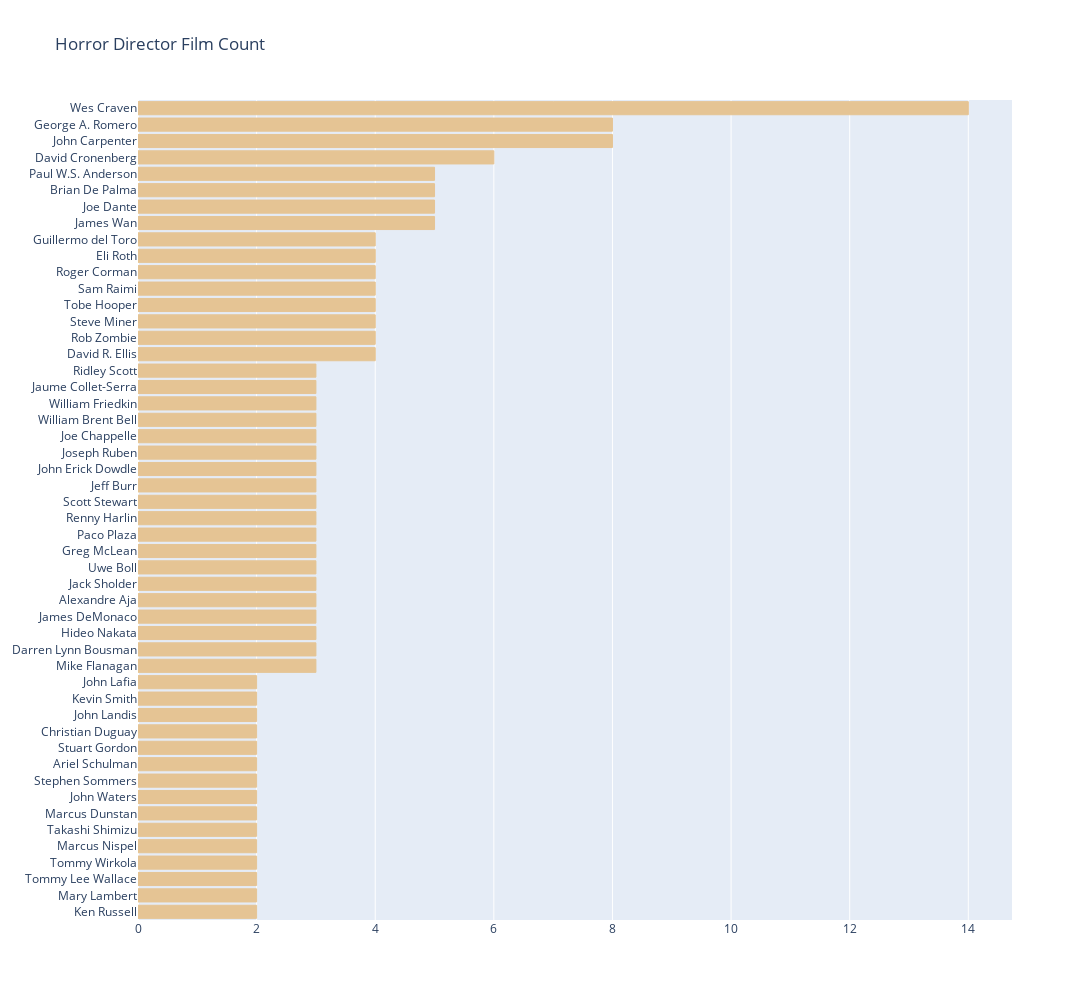

Source (notebook cell):
### Code cell
### import plotly.express as px
import plotly.graph_objects as go

sns.set_theme(style="whitegrid")

# Initialize the matplotlib figure
#fig = plt.subplots(figsize=(12, 8))

# Load horror location data
top_horror_directors = horror_directors.groupby(['name']).size().reset_index(name='counts').sort_values(by = "counts", ascending = False)
top_horror_directors = top_horror_directors[['name','counts']].sort_values(by = 'counts', ascending = False).head(50)
director = top_horror_directors['name']
count = top_horror_directors['counts']

fig = go.Figure()

fig.add_trace(go.Bar(
    y = director,
    x = count,
    name = 'Director',
    orientation='h',
    marker=dict(
        color='rgb(229, 196, 148)',
        line=dict(color='rgb(229, 196, 148)', width=1)
    )
)) 

fig.update_layout(
    title = "Horror Director Film Count",
    autosize=False,
    width=1300,
    height=1000,
    yaxis=dict(
        titlefont=dict(size=30),
    )
)

# Change the bar mode
fig.update_yaxes(
    type="category",
    categoryorder="max ascending")
fig.update_yaxes(automargin=True)
fig.show()

### Figure 1 — Plotly figure (JSON) as saved in the notebook; plotly's stock layout.template omitted (floating-point values rounded to 4 significant figures)
{"data": [{"marker": {"color": "rgb(229, 196, 148)", "line": {"color": "rgb(229, 196, 148)", "width": 1}}, "name": "Director", "orientation": "h", "type": "bar", "x": [14, 8, 8, 6, 5, 5, 5, 5, 4, 4, 4, 4, 4, 4, 4, 4, 3, 3, 3, 3, 3, 3, 3, 3, 3, 3, 3, 3, 3, 3, 3, 3, 3, 3, 3, 2, 2, 2, 2, 2, 2, 2, 2, 2, 2, 2, 2, 2, 2, 2], "y": ["Wes Craven", "John Carpenter", "George A. Romero", "David Cronenberg", "James Wan", "Joe Dante", "Brian De Palma", "Paul W.S. Anderson", "David R. Ellis", "Rob Zombie", "Steve Miner", "Tobe Hooper", "Sam Raimi", "Roger Corman", "Eli Roth", "Guillermo del Toro", "Mike Flanagan", "Darren Lynn Bousman", "Hideo Nakata", "James DeMonaco", "Alexandre Aja", "Jack Sholder", "Uwe Boll", "Greg McLean", "Paco Plaza", "Renny Harlin", "Scott Stewart", "Jeff Burr", "John Erick Dowdle", "Joseph Ruben", "Joe Chappelle", "William Brent Bell", "William Friedkin", "Jaume Collet-Serra", "Ridley Scott", "Ken Russell", "Mary Lambert", "Tommy Lee Wallace", "Tommy Wirkola", "Marcus Nispel", "Takashi Shimizu", "Marcus Dunstan", "John Waters", "Stephen Sommers", "Ariel Schulman", "Stuart Gordon", "Christian Duguay", "John Landis", "Kevin Smith", "John Lafia"]}], "layout": {"autosize": false, "height": 1000, "title": {"text": "Horror Director Film Count"}, "width": 1300, "xaxis": {"autorange": true, "range": [0, 14.74], "type": "linear"}, "yaxis": {"automargin": true, "autorange": true, "categoryorder": "max ascending", "range": [-0.5, 49.5], "title": {"font": {"size": 30}}, "type": "category"}}}
